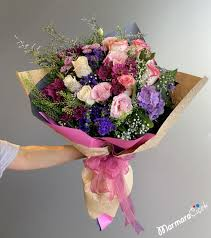
#> input picture cicek.jpeg, 211 x 238 px
$ python openCV_renkTakibi_9.py
#> lines starting #> are read from the running program, lines starting #| are printed output that depends on the picture; after the words box and inside, x2 and y2 are one past the last pixel; in counts of white or black regions, pixels touching at a corner belong together
# inRange fonksıyonu ile belirli piksel aralgındakı degerlerı cıktı oalrak alabılırız ama goruntumuzu grı formata donustrdukten sonra

import cv2 as cv
import numpy as np

# renklı bır goruntu uzerınde ıslem yaptırcagımız ıcın 3 deger gırerırz
resim=cv.imread("cicek.jpeg")
#> resim is the input picture: shape (238, 211, 3); mean B, G, R 133, 135.7, 150.8
az=np.array([125,150,255])
cok=np.array([255,255,255])
inRange=cv.inRange(resim,az,cok)
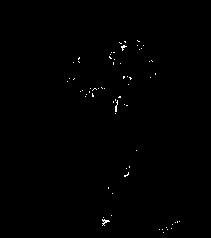
#> inRange: shape (238, 211); 0.36% white in thin lines or dots, all inside (x1, y1, x2, y2) = (67, 40, 180, 233)
cv.imshow("orjinal",resim)
cv.imshow("inrange",inRange)
cv.waitKey(0)

# hsv formatına donsutrumeden yaptıgımzız ıcın cok saglıklı olmadı ama burda sadece pıkselı anlamak ıcın yapmısstık o yuzden
